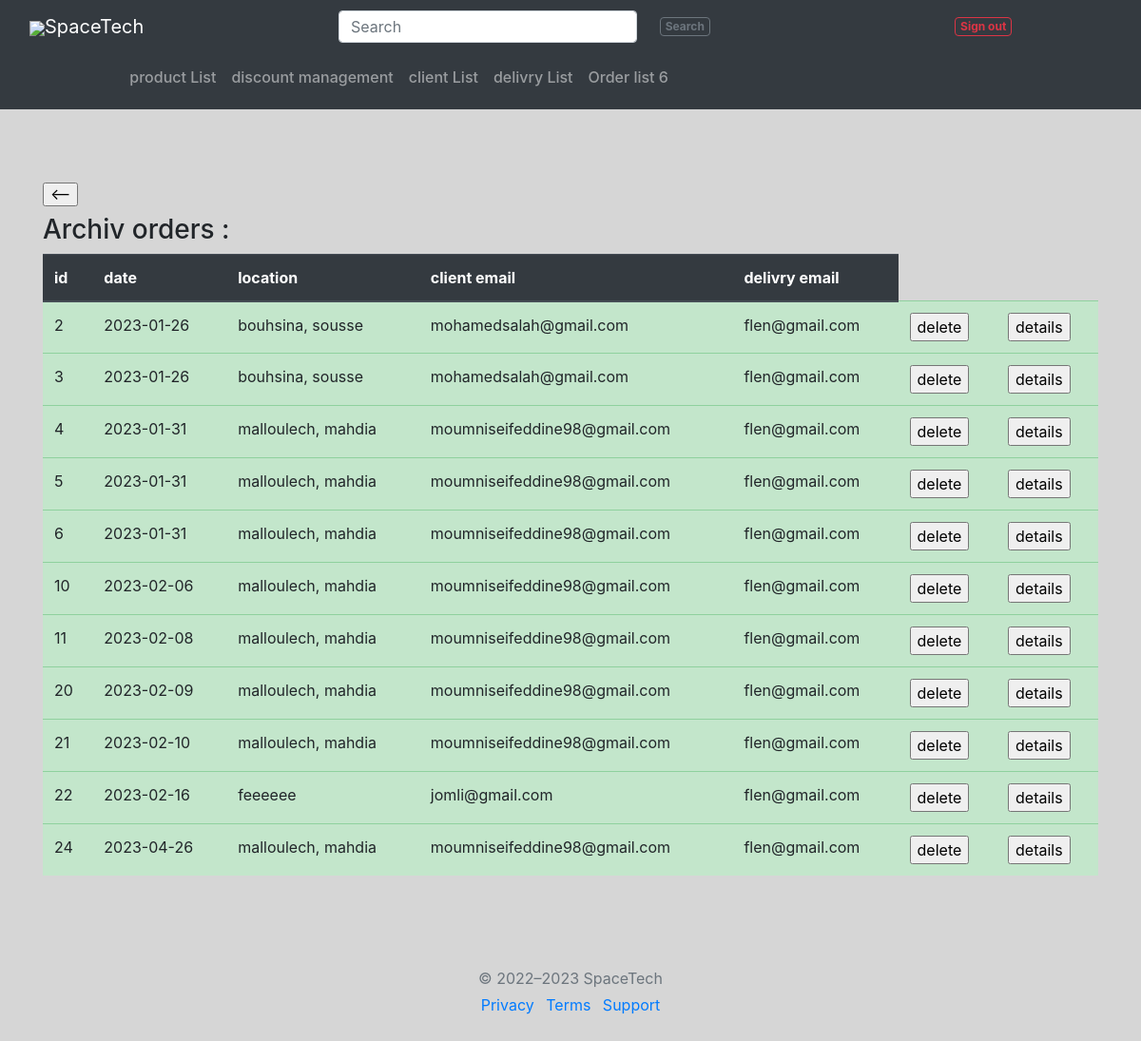
/orderHystory.php (signed in), run on the app's committed database.
### tables this page shows
CREATE TABLE `commands` (
  `id` int(11) NOT NULL,
  `date_com` date NOT NULL,
  `location` varchar(80) NOT NULL,
  `delivred` enum('true','false') DEFAULT NULL,
  `accepted` enum('false','true') NOT NULL,
  `clientEmail` varchar(50) NOT NULL,
  `delivryEmail` varchar(50) DEFAULT NULL
);

### functions.php (called while the page is built, shortened)
<?php
class functions{
    private $connect = false;
    public function __construct(){
		$conn =  mysqli_connect("localhost","root","") or die(mysqli_error($conn));
		mysqli_select_db($conn,"eshop") or die(mysqli_error($conn));
		$this->connect=$conn;
	}
    private function getData($req){
        $res = mysqli_query($this->connect,$req);
        $data= array();
        while ($row = mysqli_fetch_array($res)) {
			$data[]=$row;
		}
		return $data;
    }
    public function listHistory(){
        $query="select * from commands where delivred is not null";
        return $this->getData($query);
    }
}
?>

### orderHystory.php (the view, shortened to what this page needs)
<?php
include('HCF/header.php');
include('HCF/container.php');
$functions = new functions();
?>
<div class="container">
	<div>
        <h6>
            <a href="OrderList.php">
                <input type="submit" value="<--" name="order history"/>
            </a>
    </div>
    <h3>Archiv orders :</h3>
	<table class="table">
		<thead class="thead-dark">
			<tr class="table-success">
				<th>id</th>
				<th>date</th>
				<th>location</th>
				<th>client email</th>
				<th>delivry email</th>
			</tr>
		</thead>
		<tbody>
			<?php
			$commandList = $functions->listHistory();
			foreach ($commandList as $key) {
			?>
			<tr class="table-success">
				<td><?php echo $key['id'] ?></td>
				<td><?php echo $key['date_com'] ?></td>
				<td><?php echo $key['location'] ?></td>
				<td><?php echo $key['clientEmail'] ?></td>
				<td><?php echo $key['delivryEmail'] ?></td>
                <td><a href="deleteOrder.php?id=<?php echo $key["id"]; ?>"><input type="submit" name="delete" value="delete"/></a></td>
                <td><a href="detailsOrder.php?id=<?php echo $key["id"]; ?>"><input type="submit" name="details" value="details"/></a></td>
			</tr>
			<?php } ?>
		</tbody>
	</table>
</div>
<?php include('HCF/footer.php');?>

### data on the page
commands: id "2", date_com "2023-01-26", location "bouhsina, sousse", clientEmail "mohamedsalah@gmail.com", delivryEmail "flen@gmail.com"
commands: id "3", date_com "2023-01-26", location "bouhsina, sousse", clientEmail "mohamedsalah@gmail.com", delivryEmail "flen@gmail.com"
commands: id "4", date_com "2023-01-31", location "malloulech, mahdia", clientEmail "moumniseifeddine98@gmail.com", delivryEmail "flen@gmail.com"
commands: id "5", date_com "2023-01-31", location "malloulech, mahdia", clientEmail "moumniseifeddine98@gmail.com", delivryEmail "flen@gmail.com"
commands: id "6", date_com "2023-01-31", location "malloulech, mahdia", clientEmail "moumniseifeddine98@gmail.com", delivryEmail "flen@gmail.com"
commands: id "10", date_com "2023-02-06", location "malloulech, mahdia", clientEmail "moumniseifeddine98@gmail.com", delivryEmail "flen@gmail.com"
commands: id "11", date_com "2023-02-08", location "malloulech, mahdia", clientEmail "moumniseifeddine98@gmail.com", delivryEmail "flen@gmail.com"
commands: id "20", date_com "2023-02-09", location "malloulech, mahdia", clientEmail "moumniseifeddine98@gmail.com", delivryEmail "flen@gmail.com"
commands: id "21", date_com "2023-02-10", location "malloulech, mahdia", clientEmail "moumniseifeddine98@gmail.com", delivryEmail "flen@gmail.com"
commands: id "22", date_com "2023-02-16", location "feeeeee", clientEmail "jomli@gmail.com", delivryEmail "flen@gmail.com"
commands: id "24", date_com "2023-04-26", location "malloulech, mahdia", clientEmail "moumniseifeddine98@gmail.com", delivryEmail "flen@gmail.com"

### other printed values
$number[0]['count(*)'] "6"
